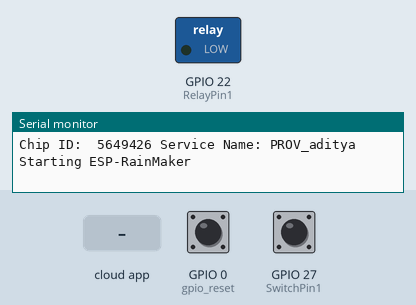
Bench run of a sketch on a simulated ESP32. On the bench: switched loads named in the sketch (green lamp = pin HIGH), the last lines printed to the serial monitor. Dashed ring = blinking. The test bench sets the inputs (shaded band); at power-on: GPIO 27 (SwitchPin1) HIGH, GPIO 0 (gpio_reset) HIGH. WiFi joins after 1.5 s; servers stay silent unless stated.

Above: at 1.2 s.
1.3 s: GPIO 27 (SwitchPin1) pulled LOW for 0.15 s
At 1.8 s:
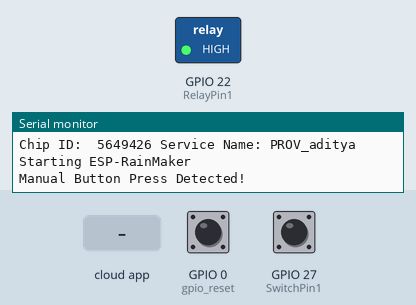
6.0 s: the phone or cloud app sets Power.Switch to 0
At 7.1 s:
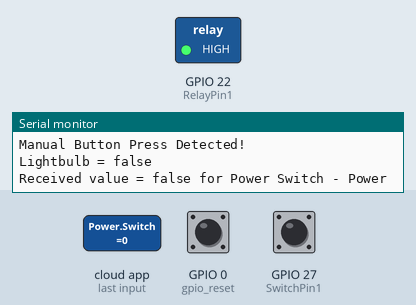
7.5 s: the phone or cloud app sets Power.Switch to 1
Timing chart, 0 to 10.6 s (numbered marks = the images above; inputs shaded):
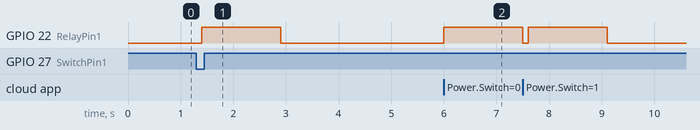

Measured:
- after the input at 1.3 s, GPIO 22 (RelayPin1): LOW → HIGH after 0.10 s, → LOW 1.5 s later
- after the input at 6.0 s, GPIO 22 (RelayPin1): LOW → HIGH at once

The sketch:

single_device.ino
```cpp
#include "RMaker.h"
#include "WiFi.h"
#include "WiFiProv.h"
#include <Bounce2.h>

const char *service_name = "PROV_aditya";
const char *pop = "12345678";

// define the Device Names
char deviceName_1[] = "Power Switch";

// define the GPIO connected with Relays and switches
static uint8_t RelayPin1 = 22;
static uint8_t SwitchPin1 = 27;
static uint8_t gpio_reset = 0;

/* Variable for reading pin status */
bool toggleState_1 = LOW; // Define integer to remember the toggle state for relay 1

Bounce debouncer1 = Bounce();

void write_callback(Device *device, Param *param, const param_val_t val, void *priv_data, write_ctx_t *ctx);

// The framework provides some standard device types like switch, lightbulb, fan, temperature sensor.
static Switch my_switch1(deviceName_1, &RelayPin1);

void sysProvEvent(arduino_event_t *sys_event)
{
    switch (sys_event->event_id)
    {
    case ARDUINO_EVENT_PROV_START:
#if CONFIG_IDF_TARGET_ESP32
        Serial.printf("\nProvisioning Started with name \"%s\" and PoP \"%s\" on BLE\n", service_name, pop);
        printQR(service_name, pop, "ble");
#else
        Serial.printf("\nProvisioning Started with name \"%s\" and PoP \"%s\" on SoftAP\n", service_name, pop);
        printQR(service_name, pop, "softap");
#endif
        break;
    case ARDUINO_EVENT_WIFI_STA_CONNECTED:
        Serial.printf("\nConnected to Wi-Fi!\n");
        break;
    }
}

void setup()
{
    uint32_t chipId = 0;

    Serial.begin(115200);

    // Set the Relays GPIOs as output mode
    pinMode(RelayPin1, OUTPUT);

    // Configure the input GPIOs
    pinMode(SwitchPin1, INPUT_PULLUP);
    pinMode(gpio_reset, INPUT);

    // Initialize debouncer
    debouncer1.attach(SwitchPin1);
    debouncer1.interval(25); // Debounce interval in ms

    // Write to the GPIOs the default state on booting
    digitalWrite(RelayPin1, toggleState_1);

    Node my_node;
    my_node = RMaker.initNode("Home Server");

    // Standard switch device
    my_switch1.addCb(write_callback);

    // Add switch device to the node
    my_node.addDevice(my_switch1);

    // This is optional
    RMaker.enableOTA(OTA_USING_PARAMS);
    RMaker.enableTZService();
    RMaker.enableSchedule();

    for (int i = 0; i < 17; i = i + 8)
    {
        chipId |= ((ESP.getEfuseMac() >> (40 - i)) & 0xff) << i;
    }

    Serial.printf("\nChip ID:  %d Service Name: %s\n", chipId, service_name);

    Serial.printf("\nStarting ESP-RainMaker\n");
    RMaker.start();

    WiFi.onEvent(sysProvEvent);
#if CONFIG_IDF_TARGET_ESP32
    WiFiProv.beginProvision(NETWORK_PROV_SCHEME_BLE, NETWORK_PROV_SCHEME_HANDLER_FREE_BTDM, NETWORK_PROV_SECURITY_1, pop, service_name);
#else
    WiFiProv.beginProvision(NETWORK_PROV_SCHEME_SOFTAP, NETWORK_PROV_SCHEME_HANDLER_NONE, NETWORK_PROV_SECURITY_1, pop, service_name);
#endif

    my_switch1.updateAndReportParam(ESP_RMAKER_DEF_POWER_NAME, false);
}

void toggleRelayForDuration()
{
    digitalWrite(RelayPin1, HIGH); // Turn on the relay
    delay(1500);                 // Keep it on for 1.5 seconds
    digitalWrite(RelayPin1, LOW); // Turn off the relay
}

void loop()
{
    // Read GPIO0 (external button to reset device)
    if (digitalRead(gpio_reset) == LOW)
    { // Push button pressed
        Serial.printf("Reset Button Pressed!\n");
        // Key debounce handling
        delay(100);
        int startTime = millis();
        while (digitalRead(gpio_reset) == LOW)
            delay(50);
        int endTime = millis();

        if ((endTime - startTime) > 10000)
        {
            // If key pressed for more than 10secs, reset all
            Serial.printf("Reset to factory.\n");
            RMakerFactoryReset(2);
        }
        else if ((endTime - startTime) > 3000)
        {
            Serial.printf("Reset Wi-Fi.\n");
            // If key pressed for more than 3secs, but less than 10, reset Wi-Fi
            RMakerWiFiReset(2);
        }
    }
    delay(100);

    // Handle manual button press
    debouncer1.update();
    if (debouncer1.fell())
    {
        Serial.println("Manual Button Press Detected!");
        toggleRelayForDuration(); // Toggle relay for 1.5 seconds
        toggleState_1 = !toggleState_1;
        my_switch1.updateAndReportParam(ESP_RMAKER_DEF_POWER_NAME, toggleState_1);
    }
}

void write_callback(Device *device, Param *param, const param_val_t val, void *priv_data, write_ctx_t *ctx)
{
    const char *device_name = device->getDeviceName();
    const char *param_name = param->getParamName();

    if (strcmp(device_name, deviceName_1) == 0)
    {
        Serial.printf("Lightbulb = %s\n", val.val.b ? "true" : "false");

        if (strcmp(param_name, "Power") == 0)
        {
            Serial.printf("Received value = %s for %s - %s\n", val.val.b ? "true" : "false", device_name, param_name);
            toggleRelayForDuration(); // Toggle relay for 1.5 seconds
            toggleState_1 = val.val.b;
            param->updateAndReport(val);
        }
    }
}
```
